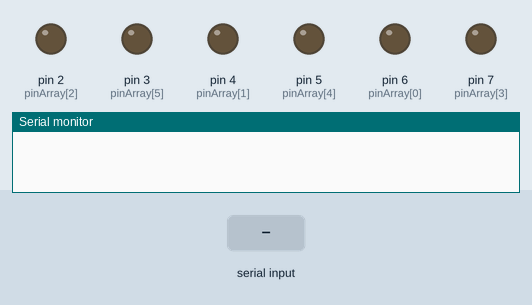
This sketch was run on a simulated Arduino Uno, built with avr-gcc and run on an emulated ATmega328P. On the bench: output pins drawn as LEDs (lit = HIGH), the last lines printed to the serial monitor. The test bench sets the inputs (shaded band).

Above: at 1.2 s.
1.3 s: "90,45\n" received over Serial
At 2.5 s:
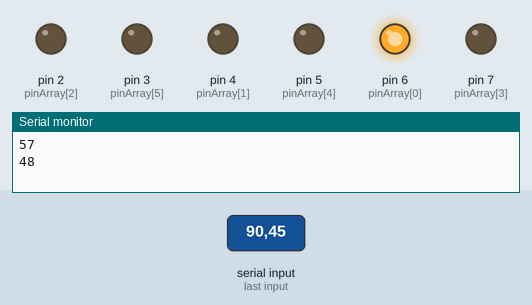
At 3.7 s:
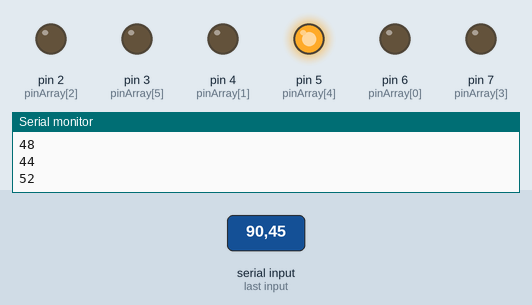
4.3 s: "30,150\n" received over Serial
At 8.0 s:
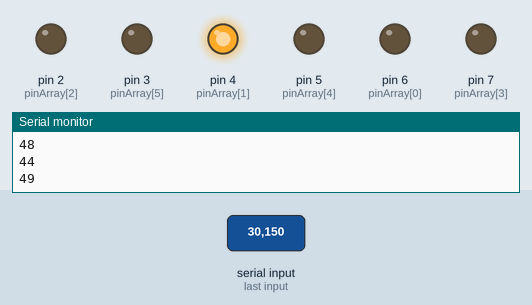
Timing chart, 0 to 13.3 s (numbered marks = the images above; inputs shaded):
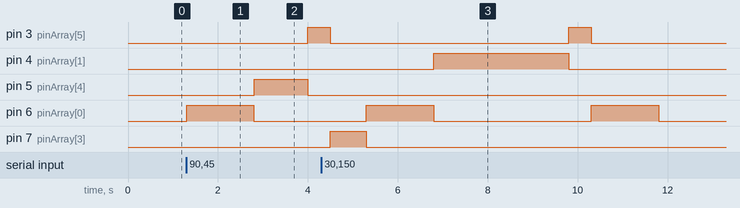

The sketch:

sketch_nov17c.ino
```cpp
int pinArray[] = {6, 4, 2, 7, 5, 3};
int timeOut[] = {1500, 3000, 1000, 800, 1200, 500};

void setup() {
  // put your setup code here, to run once:
  Serial.begin(9600);
  for (int i = 0; i < 6; i++)  {
    pinMode(pinArray[i], OUTPUT);
  }
}

void loop() {
  // put your main code here, to run repeatedly:
  if (Serial.available() > 0) {
    int data = Serial.read();
    Serial.println(data);
    if (data > 47 && data < '6') {
      blinkLED(data-48);
    }
  }
}

void blinkLED(int pin) {
  digitalWrite(pinArray[pin], HIGH);
  delay(timeOut[pin]);
  digitalWrite(pinArray[pin], LOW);
}
```

Measured:
- after the input at 1.3 s, pin 3 (pinArray[5]): LOW → HIGH after 2.7 s; pin 5 (pinArray[4]): LOW → HIGH after 1.5 s, → LOW 1.2 s later; pin 6 (pinArray[0]): LOW → HIGH at once, → LOW 1.5 s later
- after the input at 4.3 s, pin 4 (pinArray[1]): LOW → HIGH after 2.5 s, → LOW 3.0 s later; pin 6 (pinArray[0]): alternates HIGH for 1.5 s and LOW for 3.5 s, starting after 1.0 s; pin 7 (pinArray[3]): LOW → HIGH after 0.20 s, → LOW 0.80 s later
